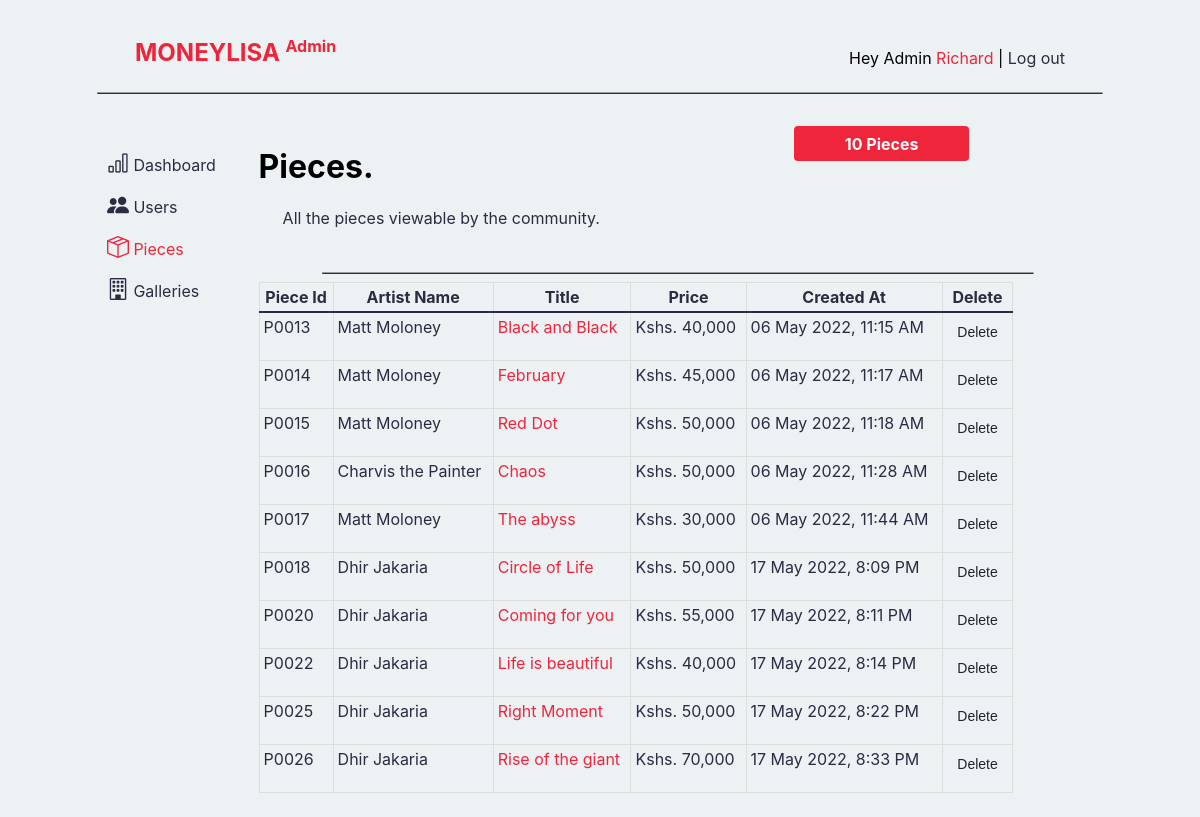
Page /admin-pieces.php (signed in) on the committed database.
### tables this page shows
CREATE TABLE `users` (
  `id` int(11) NOT NULL,
  `name` varchar(128) NOT NULL,
  `email` varchar(255) NOT NULL,
  `password_hash` varchar(255) NOT NULL,
  `isAdmin` varchar(20) DEFAULT 'no',
  `isArtist` varchar(20) DEFAULT 'no',
  `created_at` timestamp NOT NULL DEFAULT current_timestamp()
);

CREATE TABLE `art` (
  `id` int(11) NOT NULL,
  `artist_id` int(11) DEFAULT NULL,
  `artist_name` varchar(128) DEFAULT NULL,
  `title` varchar(128) NOT NULL,
  `story` longtext NOT NULL,
  `price` int(128) NOT NULL,
  `palletes` int(128) DEFAULT NULL,
  `img_path` varchar(255) NOT NULL,
  `created_at` timestamp NULL DEFAULT current_timestamp()
);

### admin-pieces.php (the view, shortened to what this page needs)
<?php
if (isset($_SESSION['user_id'])) {
    $mysqli = require __DIR__ . '/database.php';
    $sql = "SELECT * FROM users
            WHERE id = {$_SESSION['user_id']}";
    $result = $mysqli->query($sql);
    $user = $result->fetch_assoc();
} else {
    header('Location: home.php');
}
?>
<?php
$sql = "SELECT COUNT(*) AS art_count FROM art";
$art_count_result = $mysqli->query($sql);
$piece_count = $art_count_result->fetch_assoc();
?>
<!DOCTYPE html>
<html lang='en'>
<head>
    <link rel='stylesheet' href='styles/main.css'>
    <link rel='stylesheet' href='styles/utility.css'>
    <link rel='stylesheet' href='https://cdn.jsdelivr.net/npm/bootstrap-icons@1.8.1/font/bootstrap-icons.css'>
</head>
<body>
    <?php include __DIR__ . '/admin-navbar.php'; ?>
    <div class='container-flex' style='padding-left:7%; padding-right:8%;'>
        <div class='row'>
            <nav class='col-md-3 col-lg-2 d-md-block'>
                <div class='position-sticky pt-3 background-cultured'>
                    <ul class='nav flex-column'>
                        <li class='nav-item'>
                            <a class='nav-link' href='admin-dashboard.php'>
                                <i class='bi bi-bar-chart' style='font-size: 22px;'></i>
                                Dashboard
                            </a>
                        </li>
                        <li class='nav-item'>
                            <a class='nav-link' href='admin-users.php'>
                                <i class='bi bi-people-fill' style='font-size: 22px;'></i>
                                Users
                            </a>
                        </li>
                        <li class='nav-item'>
                            <a class='nav-link active' aria-current='page' href='admin-pieces.php'>
                                <i class='bi bi-box-seam imperial-red' style='font-size: 22px;'></i>
                                Pieces
                            </a>
                        </li>
                        <li class='nav-item'>
                            <a class='nav-link' href='admin-galleries.php'>
                                <i class='bi bi-building' style='font-size: 22px;'></i>
                                Galleries
                            </a>
                        </li>
                    </ul>
                </div>
            </nav>
            <main class='col-md-9 col-lg-10'>
                <div class='row'>
                    <div class='col-lg-6 col-md-6 pt-3 pb-2 mb-3'>
                        <h1 class='fs-2'>Pieces.</h1>
                        <p class='fs-6 ps-4 space-cadet'>
                            All the pieces viewable by the community.
                        </p>
                    </div>
                    <div class='col-lg-6 col-md-6 pt-3 pb-2 mb-3'>
                        <center>
                            <span class='col-lg-5 badge badge-imperial mr-3'>
                                <?= $piece_count['art_count'] ?> <?= $piece_count['art_count'] == 1 ? " Piece" : " Pieces" ?>
                            </span>
                        </center>
                    </div>
                </div>
                <hr class='mobile-hide hr' />
                <div class='table-responsive'>
                    <table class='table table-striped table-sm'>
                        <thead>
                            <tr>
                                <th scope='col'>Piece Id</th>
                                <th scope='col'>Artist Name</th>
                                <th scope='col'>Title</th>
                                <th scope='col'>Price</th>
                                <th scope='col'>Created At</th>
                                <th scope='col'>Delete</th>
                            </tr>
                        </thead>
                        <tbody>
                            <?php
                            $piece_sql = "SELECT * FROM art";
                            $piece_result = $mysqli->query($piece_sql);
                            while ($piece = $piece_result->fetch_assoc()) {
                            ?>
                                <tr>
                                    <td><?= 'P00' . $piece['id'] ?></td>
                                    <td><?= $piece['artist_name'] ?></td>
                                    <td>
                                        <a href='art-piece-details.php?id=<?= $piece['id'] ?>'>
                                            <?= $piece['title'] ?>
                                        </a>
                                    </td>
                                    <td>Kshs. <?= number_format($piece['price']) ?></td>
                                    <td><?= date('d M Y, g:i A', strtotime($piece['created_at'])) ?></td>
                                    <td>
                                        <center>
                                            <form action='process-delete-piece.php' method='POST'>
                                                <button type='submit' class='btn btn-sm mb-2'>Delete</button>
                                            </form>
                                        </center>
                                    </td>
                                </tr>
                            <?php  } ?>
                        </tbody>
                    </table>
                </div>
            </main>
        </div>
    </div>
</body>
</html>

### admin-navbar.php (shortened to what this page needs)
<nav class='navbar sticky-top mobile-hide'>
    <div class='container'>
        <a href='admin-dashboard.php' class='nav-header mr-5'>
            MONEYLISA <sup><span class='fs-6'>Admin</span></sup>
        </a>
        <ul class='navbar-nav'>
            <li class='nav-item'>
                <?php if (isset($user)) : ?>
                    <p>
                        Hey Admin
                        <a href='artist-dashboard.php?id=<?= $user['id'] ?>'>
                            <?= substr($user['name'], 0, strpos($user['name'], ' ')) ?>
                        </a>
                        |
                        <a href='logout.php' class='space-cadet'>Log out</a>
                    </p>
                <?php else : ?>
                    <div class='col-lg-12'>
                        <p><a href='signin.php'>Sign In</a> or <a href='signup.html'>Sign Up</a></p>
                    </div>
                <?php endif; ?>
            </li>
        </ul>
    </div>
    <hr class='mobile-hide hr' />
</nav>

### styles/main.css (style rules this page uses)
:root { --space-cadet: #2b2d42ff; --space-cadet-light: #2b2d42ff; --manatee: #8d99aeff; --cultured: #edf2f4ff; --imperial-red: #ef233cff; --imperial-red-light: #f25f5cff; --space-cadet: hsla(235, 21%, 21%, 1); --manatee: hsla(218, 17%, 62%, 1); --cultured: hsla(197, 24%, 94%, 1); --imperial-red: hsla(353, 86%, 54%, 1); --inter: -apple-system, BlinkMacSystemFont, 'Inter', 'Segoe UI', 'Roboto', 'Oxygen', 'Ubuntu', 'Cantarell', 'Fira Sans', 'Droid Sans', 'Helvetica Neue', sans-serif; }
.navbar { position: relative; display: flex; flex-wrap: wrap; align-items: center; justify-content: space-between; padding-top: 0.5rem; padding-bottom: 0.5rem; background-color: var(--cultured); }
.sticky-top { position: -webkit-sticky; position: sticky; top: 0; z-index: 1020; }
.navbar > .container, .navbar > .container-fluid, .navbar > .container-flex { display: flex; flex-wrap: inherit; align-items: center; justify-content: space-between; }
.navbar-nav { display: flex; flex-direction: column; padding-left: 0; margin-bottom: 0; list-style: none; }
.nav { display: flex; flex-wrap: wrap; padding-left: 0; margin-bottom: 0; list-style: none; }
.nav-link { display: block; padding: 0.5rem 1rem; color: var(--space-cadet); text-decoration: none; transition: color 0.15s ease-in-out, background-color 0.15s ease-in-out, border-color 0.15s ease-in-out, text-decoration 0.25s ease-in-out; }
.active { color: var(--imperial-red); }
body { font-family: var(--inter); background-color: var(--cultured); }
a { color: var(--imperial-red); text-decoration: none; }
.nav-header { font-size: 1.5rem; font-weight: 700; color: var(--imperial-red); text-decoration: none solid 5px var(--space-cadet); }
.space-cadet { color: var(--space-cadet); }
.background-cultured { background-color: var(--cultured) !important; }
.imperial-red { color: var(--imperial-red); }
.hr { width: 85%; border-bottom: solid 1px var(--space-cadet); }
* { box-sizing: border-box; }
.container { width: 100%; padding-left: 15px; padding-right: 15px; margin: 0 auto; }
.container-flex { width: 100%; padding-left: 10%; padding-right: 10%; margin: auto; }
.row { --gutter-x: 1.5rem; --gutter-x: 0; display: flex; flex-wrap: wrap; margin-top: calc(-1 * var(--gutter-y)); margin-right: calc(-0.5 * var(--gutter-x)); margin-left: calc(-0.5 * var(--gutter-x)); }
.row > * { flex-shrink: 0; width: 100%; max-width: 100%; padding-right: calc(var(--gutter-x) * 0.5); padding-left: calc(var(--gutter-x) * 0.5); margin-top: var(--gutter-y); }
.flex-column { flex-direction: column; }
.table { --table-accent-bg: transparent; --table-striped-bg: var(--cultured); width: 90%; margin-bottom: 1rem; color: var(--space-cadet); vertical-align: top; border-color: var(--space-cadet); border-collapse: collapse; }
.table > :not(caption) > * > * { padding: 0.5rem 0.5rem; border-bottom-width: 1px; }
.table td, .table th { border: 1px solid #ddd; padding: 8px; }
.table > tbody { vertical-align: inherit; }
.table > thead { color: var(--); vertical-align: bottom; }
.table > :not(:first-child) { border-top: 2px solid currentColor; }
.table-striped > tbody > tr:nth-of-type(odd) > * { --table-accent-bg: var(--table-striped-bg); color: var(--table-striped-color); }
.table-sm > :not(caption) > * > * { padding: 0.25rem 0.25rem; }
.btn { display: inline-block; font-weight: 400; line-height: 1.5; color: #212529; text-align: center; text-decoration: none; vertical-align: middle; cursor: select; -webkit-user-select: none; -moz-user-select: none; user-select: none; background-color: transparent; border: 1px solid transparent; padding: 0.375rem 0.75rem; font-size: 1rem; border-radius: 0.25rem; transition: color 0.15s ease-in-out, background-color 0.15s ease-in-out, border-color 0.15s ease-in-out, box-shadow 0.15s ease-in-out; }
.btn-sm { padding: 0.25rem 0.5rem; font-size: 0.875rem; border-radius: 0.2rem; }
.badge { display: inline-block; padding: 0.35em 0.65em; font-size: 1em; font-weight: 700; line-height: 1.5; color: #fff; text-align: center; white-space: nowrap; vertical-align: baseline; border-radius: 0.25rem; }
.badge-imperial { background-color: var(--imperial-red); }
.position-sticky { position: -webkit-sticky !important; position: sticky !important; }

### rows in the picture
users: name "Richard"
art: id "13", artist_name "Matt Moloney", title "Black and Black", price "40,000", created_at "06 May 2022, 11:15 AM"
art: id "14", artist_name "Matt Moloney", title "February", price "45,000", created_at "06 May 2022, 11:17 AM"
art: id "15", artist_name "Matt Moloney", title "Red Dot", price "50,000", created_at "06 May 2022, 11:18 AM"
art: id "16", artist_name "Charvis the Painter", title "Chaos", price "50,000", created_at "06 May 2022, 11:28 AM"
art: id "17", artist_name "Matt Moloney", title "The abyss", price "30,000", created_at "06 May 2022, 11:44 AM"
art: id "18", artist_name "Dhir Jakaria", title "Circle of Life", price "50,000", created_at "17 May 2022, 8:09 PM"
art: id "20", artist_name "Dhir Jakaria", title "Coming for you", price "55,000", created_at "17 May 2022, 8:11 PM"
art: id "22", artist_name "Dhir Jakaria", title "Life is beautiful", price "40,000", created_at "17 May 2022, 8:14 PM"
art: id "25", artist_name "Dhir Jakaria", title "Right Moment", price "50,000", created_at "17 May 2022, 8:22 PM"
art: id "26", artist_name "Dhir Jakaria", title "Rise of the giant", price "70,000", created_at "17 May 2022, 8:33 PM"

### other values in the picture
$piece_count['art_count'] "10"
